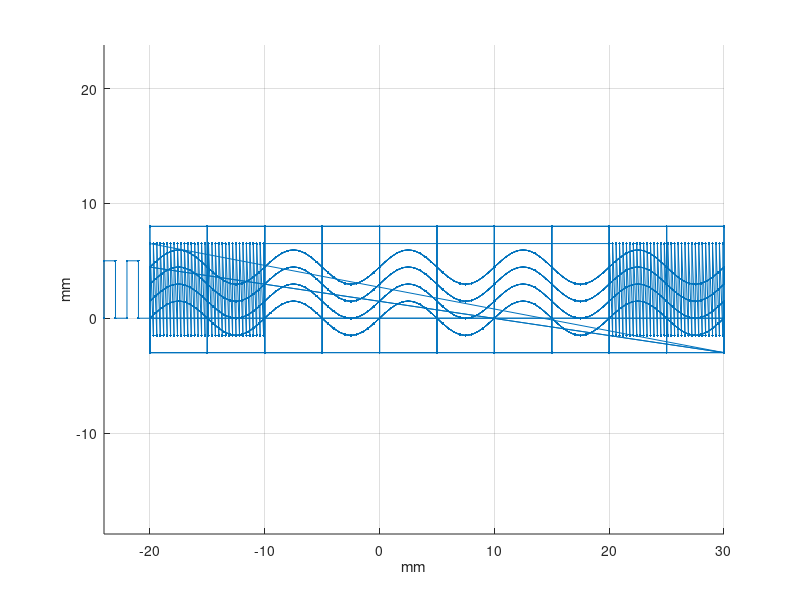

MATLAB code to generate this figure:
%Description: This script generates a txt file that can be used as gcode
%to generate the route of the nozzle to print a sinusoidal fiber patch.
%Written by Diego Quevedo-Moreno (07/08/2020)
clc, clear all, close all
yv=linspace(0,10*pi,500);
Ns=1;%Number of Samples
A=1.5;%Amplitude(mm)
P=.25;%Density 
WL=5;%Wave Length(2*pi/WL=wavelength)(mm) 
W=.300;%Fiber Width(mm)
SL=50;%Sample Length(mm)
SW=5;%Sample Width(mm)
nL=5;%#Layers
Lt=.025;%Layer thickness
iL=.1;%Initial Layer Thickness
dp=.5;%Distance Between points
F= 150;%Printing Speed(mm/min)
nf=(SW/W)*P;%#Fibers
% df=(SW-(2*A)-W)/(nf-1);%Distance between fibers
df=(SW-W)/(nf-1);%Distance between fibers
Offset=[-20 0];%%Offset if needed [X Y] (mm)
x=0:dp:SL;

%Sinusoidal Generator
for j=1:nf
    for i=1:length(x)
            y(i,j)=A*sin(x(i)*(pi)/WL)+(j-1)*df;
    end
end
%Sinusoidal Pattern Generator
for j=0:nf-1
    if rem(j,2)==0 %Odd direction 
        for i=1:length(x)
            xt(i+(length(x)*j))=x(i);
            yt(i+(length(x)*j))=y(i,(j+1));
        end
    else %Even direction
        for i=1:length(x)
            xt(i+(length(x)*j))= x((SL/dp+1)-i+1);
            yt(i+(length(x)*j))=y(((SL/dp+1)-i+1),(j+1));
        end
    end
end

%%Verical Support Lines
NumVL=0:1:SL/WL*2;
for k=1:length(NumVL)
    if rem(k,2)==1
        vsx(k)=WL/2*(k-1);
        vsx(k+1)=WL/2*(k-1);
        vsy(k)=SW*(k-1);
        vsy(k+1)=SW*(k-1);
    end
end
for k=1:length(vsy)
    if rem((vsy(k)/10),2)==1
        vsy(k)=SW+3;
    else 
        vsy(k)=0-3;
    end
end
% vsy(1)=0;
vsy=[0 vsy];
%%Skirt 
svx=[-4 -4 -3 -3 -2 -2 -1 -1];
svy=[0 SW SW 0 0 SW SW 0];
svz=[Lt Lt Lt Lt Lt Lt Lt Lt];

xtf=flip(xt);
ytf=flip(yt);

xt=[xt vsx];
yt=[yt vsy];
xtf=[xtf flip(vsx)];
ytf=[ytf vsy];
for k=1:nL
    if rem(k,2)==1
        for i=1:length(xt)
            gx(i+length(xt)*(k-1))=xt(i);
            gy(i+length(xt)*(k-1))=yt(i);
            gz(i+length(xt)*(k-1))= k*Lt;
        end
    else
        for i=1:length(xt)
            gx(i+length(xt)*(k-1))=xtf(i);
            gy(i+length(xt)*(k-1))=ytf(i);
            gz(i+length(xt)*(k-1))=k*Lt;
        end
    end
end

%Grip Zone
gzvx=0:W/2:10;
for k=1:2:length(gzvx)
gzx(k)=gzvx(k);
gzy(k)=SW+A;
gzz(k)=Lt*nL;
if k>1
gzx(k-1)=gzvx(k);
gzy(k-1)=-A;
gzz(k-1)=Lt*nL;
end
end

gx=[svx gx gzx gzx+SL-10];
gy=[svy gy gzy gzy];
gz=[svz gz gzz gzz];

% gx=[svx gx];
% gy=[svy gy];
% gz=[svz gz];

 
%Offset (if needed)
gx=gx + Offset(1);
gy=gy + Offset(2);



for j=1:Ns
    for i=1:length(gx)
        gtx(i+(length(gx)*(j-1)))=gx(i);
        gty(i+(length(gx)*(j-1)))=(gy(i)+(SW+5)*(j-1));
        gtz(i+(length(gx)*(j-1)))=gz(i);
    end 
end
figure
axis equal 
grid on
hold on
plot3(gtx,gty,gtz,'.-');
xlabel('mm');
ylabel('mm');

% fid = fopen( 'C:\Users\Diego Quevedo\Dropbox (MIT)\MIT Research Internship\Project Shared Folder\Modeling\3DP\08.10.2020\SampleTest_p25_a1.5_p10_50x5mm_F150_dp.05_L10_1sam_offset_fw150_Lt25_gz_vlwoffset_.gcode','w');
% fprintf(fid,'F%8.6f\r\n',F);
% 
% for j = 1:length(gtx)
% 
%     fprintf(fid,'LINEAR X%8.6f Y%8.6f Z%8.6f\r\n',gtx(j),gty(j),gtz(j));
%     
% end
% 
% fclose('all');
